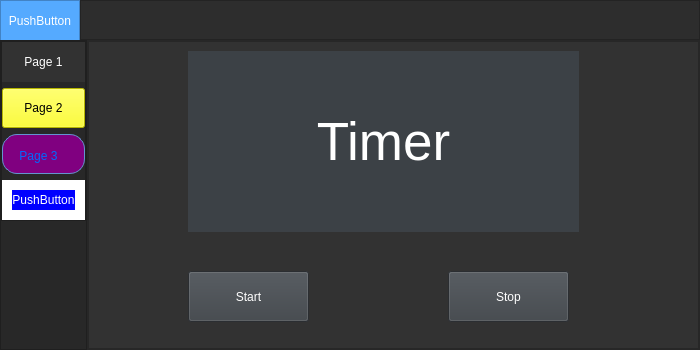
<?xml version="1.0" encoding="UTF-8"?>
<ui version="4.0">
 <class>MainWindow</class>
 <widget class="QMainWindow" name="MainWindow">
  <property name="geometry">
   <rect>
    <x>0</x>
    <y>0</y>
    <width>700</width>
    <height>350</height>
   </rect>
  </property>
  <property name="minimumSize">
   <size>
    <width>700</width>
    <height>350</height>
   </size>
  </property>
  <property name="windowTitle">
   <string>MainWindow</string>
  </property>
  <property name="styleSheet">
   <string notr="true">background-color: rgba(55, 55, 55, 235);</string>
  </property>
  <widget class="QWidget" name="centralwidget">
   <layout class="QVBoxLayout" name="verticalLayout">
    <property name="spacing">
     <number>0</number>
    </property>
    <property name="leftMargin">
     <number>0</number>
    </property>
    <property name="topMargin">
     <number>0</number>
    </property>
    <property name="rightMargin">
     <number>0</number>
    </property>
    <property name="bottomMargin">
     <number>0</number>
    </property>
    <item>
     <widget class="QFrame" name="TopBar">
      <property name="maximumSize">
       <size>
        <width>16777215</width>
        <height>40</height>
       </size>
      </property>
      <property name="sizeIncrement">
       <size>
        <width>0</width>
        <height>0</height>
       </size>
      </property>
      <property name="styleSheet">
       <string notr="true">background-color: rgb(45, 45, 45);</string>
      </property>
      <property name="frameShape">
       <enum>QFrame::NoFrame</enum>
      </property>
      <property name="frameShadow">
       <enum>QFrame::Raised</enum>
      </property>
      <layout class="QHBoxLayout" name="horizontalLayout">
       <property name="spacing">
        <number>0</number>
       </property>
       <property name="leftMargin">
        <number>0</number>
       </property>
       <property name="topMargin">
        <number>0</number>
       </property>
       <property name="rightMargin">
        <number>0</number>
       </property>
       <property name="bottomMargin">
        <number>0</number>
       </property>
       <item>
        <widget class="QFrame" name="toogle">
         <property name="maximumSize">
          <size>
           <width>80</width>
           <height>40</height>
          </size>
         </property>
         <property name="styleSheet">
          <string notr="true">background-color: rgb(85, 170, 255);</string>
         </property>
         <property name="frameShape">
          <enum>QFrame::StyledPanel</enum>
         </property>
         <property name="frameShadow">
          <enum>QFrame::Raised</enum>
         </property>
         <layout class="QVBoxLayout" name="verticalLayout_2">
          <property name="spacing">
           <number>0</number>
          </property>
          <property name="leftMargin">
           <number>0</number>
          </property>
          <property name="topMargin">
           <number>0</number>
          </property>
          <property name="rightMargin">
           <number>0</number>
          </property>
          <property name="bottomMargin">
           <number>0</number>
          </property>
          <item>
           <widget class="QPushButton" name="btn_toogle">
            <property name="minimumSize">
             <size>
              <width>70</width>
              <height>40</height>
             </size>
            </property>
            <property name="maximumSize">
             <size>
              <width>80</width>
              <height>40</height>
             </size>
            </property>
            <property name="styleSheet">
             <string notr="true">color: rgb(255, 255, 255);
border: 0px</string>
            </property>
            <property name="text">
             <string>PushButton</string>
            </property>
           </widget>
          </item>
         </layout>
        </widget>
       </item>
       <item>
        <widget class="QFrame" name="top">
         <property name="maximumSize">
          <size>
           <width>16777215</width>
           <height>40</height>
          </size>
         </property>
         <property name="frameShape">
          <enum>QFrame::StyledPanel</enum>
         </property>
         <property name="frameShadow">
          <enum>QFrame::Raised</enum>
         </property>
        </widget>
       </item>
      </layout>
     </widget>
    </item>
    <item>
     <widget class="QFrame" name="Container">
      <property name="styleSheet">
       <string notr="true">background-color: rgb(50, 50, 50);</string>
      </property>
      <property name="frameShape">
       <enum>QFrame::NoFrame</enum>
      </property>
      <property name="frameShadow">
       <enum>QFrame::Raised</enum>
      </property>
      <layout class="QHBoxLayout" name="horizontalLayout_2">
       <property name="spacing">
        <number>0</number>
       </property>
       <property name="leftMargin">
        <number>0</number>
       </property>
       <property name="topMargin">
        <number>0</number>
       </property>
       <property name="rightMargin">
        <number>0</number>
       </property>
       <property name="bottomMargin">
        <number>0</number>
       </property>
       <item>
        <widget class="QFrame" name="left_menu">
         <property name="minimumSize">
          <size>
           <width>80</width>
           <height>0</height>
          </size>
         </property>
         <property name="maximumSize">
          <size>
           <width>16777215</width>
           <height>16777215</height>
          </size>
         </property>
         <property name="styleSheet">
          <string notr="true">background-color: rgb(40, 40, 40);</string>
         </property>
         <property name="frameShape">
          <enum>QFrame::StyledPanel</enum>
         </property>
         <property name="frameShadow">
          <enum>QFrame::Raised</enum>
         </property>
         <layout class="QVBoxLayout" name="verticalLayout_3">
          <property name="spacing">
           <number>0</number>
          </property>
          <property name="leftMargin">
           <number>0</number>
          </property>
          <property name="topMargin">
           <number>0</number>
          </property>
          <property name="rightMargin">
           <number>0</number>
          </property>
          <property name="bottomMargin">
           <number>0</number>
          </property>
          <item alignment="Qt::AlignTop">
           <widget class="QFrame" name="menu_btn">
            <property name="maximumSize">
             <size>
              <width>16777215</width>
              <height>16777215</height>
             </size>
            </property>
            <property name="frameShape">
             <enum>QFrame::StyledPanel</enum>
            </property>
            <property name="frameShadow">
             <enum>QFrame::Raised</enum>
            </property>
            <layout class="QVBoxLayout" name="verticalLayout_4">
             <property name="leftMargin">
              <number>0</number>
             </property>
             <property name="topMargin">
              <number>0</number>
             </property>
             <property name="rightMargin">
              <number>0</number>
             </property>
             <property name="bottomMargin">
              <number>0</number>
             </property>
             <item>
              <widget class="QPushButton" name="btn_1">
               <property name="minimumSize">
                <size>
                 <width>0</width>
                 <height>40</height>
                </size>
               </property>
               <property name="styleSheet">
                <string notr="true">QPushButton{
	color: rgb(255, 255, 255);
	background-color: rgb(50, 50, 50);
	border: 0px solid

}

QPushButton:hover
{
 	background-color: blue;
}

QPushButton:hover:!pressed
{
 	border: 1px solid red;
	border-width: 5px
}</string>
               </property>
               <property name="text">
                <string>Page 1</string>
               </property>
              </widget>
             </item>
             <item>
              <widget class="QPushButton" name="btn_2">
               <property name="minimumSize">
                <size>
                 <width>0</width>
                 <height>40</height>
                </size>
               </property>
               <property name="styleSheet">
                <string notr="true">QPushButton{
	color: black;
}

QPushButton {
    background-color: yellow;
}
QPushButto:pressed {
    
	background-color: qlineargradient(x1: 0, y1: 0, x2: 0, y2: 1,
                                      stop: 0 #dadbde, stop: 1 #f6f7fa);    
}
QPushButton:hover {
    background-color: rgb(224, 255, 0);
	
}

</string>
               </property>
               <property name="text">
                <string>Page 2</string>
               </property>
              </widget>
             </item>
             <item>
              <widget class="QPushButton" name="btn_3">
               <property name="minimumSize">
                <size>
                 <width>0</width>
                 <height>40</height>
                </size>
               </property>
               <property name="styleSheet">
                <string notr="true">QPushButton{
	color: rgb(255, 255, 255);
	background-color: rgb(50, 50, 50);
	border: 0px solid

}
QPushButton:hover{
	background-color: rgb(85, 170, 255);
}

QPushButton:hover{
        background: qlineargradient(x1 : 0, y1 : 0, x2 : 0, y2 :   1, stop :   0.0 #ffd9aa,
                stop :   0.5 #ffbb6e, stop :   0.55 #feae42, stop :   1.0 #fedb74);
}

QPushButton {
        border: 1px solid #6593cf;
        border-radius: 15px;
        padding: 5px 15px 2px 5px;
        background: purple;
        color: #006aff;
        font: bold large &quot;Arial&quot;;
        height: 30px;
}




QPushButton:pressed {
        background: qlineargradient(x1 : 0, y1 : 0, x2 : 0, y2 :   1, stop :   0.0 #c0dbff,
        stop :   0.5 #cfd26f, stop :   0.55 #c7df6f, stop :   1.0 #f5f9ff);
        padding-top: 2px;
        padding-left: 3px;

}


QPushButton:on {
        background: qlineargradient(x1 : 0, y1 : 0, x2 : 0, y2 :   1, stop :   0.0 #5AA72D,
        stop :   0.5 #B3E296, stop :   0.55 #B3E296, stop :   1.0 #f5f9ff);
        padding-top: 2px;
        padding-left: 3px;
}

QPushButton:disabled {
        background: transparent #e5e9ee;
        padding-top: 2px;        
        padding-left: 3px;
        color: black;
}</string>
               </property>
               <property name="text">
                <string>Page 3</string>
               </property>
              </widget>
             </item>
             <item>
              <widget class="QPushButton" name="pushButton">
               <property name="minimumSize">
                <size>
                 <width>76</width>
                 <height>40</height>
                </size>
               </property>
               <property name="styleSheet">
                <string notr="true">QPushButton{
	color: rgb(255, 255, 255);
	background-color: blue;
	border: 10px solid white

}
QPushButton:hover{
	background-color: green;
}</string>
               </property>
               <property name="text">
                <string>PushButton</string>
               </property>
              </widget>
             </item>
            </layout>
           </widget>
          </item>
         </layout>
        </widget>
       </item>
       <item>
        <widget class="QFrame" name="menu_pages_2">
         <property name="styleSheet">
          <string notr="true"/>
         </property>
         <property name="frameShape">
          <enum>QFrame::StyledPanel</enum>
         </property>
         <property name="frameShadow">
          <enum>QFrame::Raised</enum>
         </property>
         <layout class="QVBoxLayout" name="verticalLayout_5">
          <property name="spacing">
           <number>0</number>
          </property>
          <property name="leftMargin">
           <number>0</number>
          </property>
          <property name="topMargin">
           <number>0</number>
          </property>
          <property name="rightMargin">
           <number>0</number>
          </property>
          <property name="bottomMargin">
           <number>0</number>
          </property>
          <item>
           <widget class="QStackedWidget" name="stackedWidget">
            <property name="currentIndex">
             <number>0</number>
            </property>
            <widget class="QWidget" name="page_1">
             <layout class="QVBoxLayout" name="verticalLayout_6">
              <property name="spacing">
               <number>0</number>
              </property>
              <property name="leftMargin">
               <number>0</number>
              </property>
              <property name="topMargin">
               <number>0</number>
              </property>
              <property name="rightMargin">
               <number>0</number>
              </property>
              <property name="bottomMargin">
               <number>0</number>
              </property>
              <item>
               <widget class="QFrame" name="frame">
                <property name="frameShape">
                 <enum>QFrame::StyledPanel</enum>
                </property>
                <property name="frameShadow">
                 <enum>QFrame::Raised</enum>
                </property>
                <widget class="QLabel" name="label">
                 <property name="geometry">
                  <rect>
                   <x>100</x>
                   <y>10</y>
                   <width>391</width>
                   <height>181</height>
                  </rect>
                 </property>
                 <property name="font">
                  <font>
                   <pointsize>40</pointsize>
                  </font>
                 </property>
                 <property name="styleSheet">
                  <string notr="true">background-color: rgb(60, 65, 70);
color: #fff</string>
                 </property>
                 <property name="text">
                  <string>Timer</string>
                 </property>
                 <property name="alignment">
                  <set>Qt::AlignCenter</set>
                 </property>
                </widget>
                <widget class="QPushButton" name="start_btn">
                 <property name="geometry">
                  <rect>
                   <x>100</x>
                   <y>230</y>
                   <width>121</width>
                   <height>51</height>
                  </rect>
                 </property>
                 <property name="styleSheet">
                  <string notr="true">QPushButton{
color: rgb(255, 255, 255);
background-color: rgb(60, 65, 70);
}
QPushButton::hover{
	
	background-color: rgb(13, 96, 168);
}</string>
                 </property>
                 <property name="text">
                  <string>Start</string>
                 </property>
                </widget>
                <widget class="QPushButton" name="stop_btn">
                 <property name="geometry">
                  <rect>
                   <x>360</x>
                   <y>230</y>
                   <width>121</width>
                   <height>51</height>
                  </rect>
                 </property>
                 <property name="styleSheet">
                  <string notr="true">QPushButton{
color: rgb(255, 255, 255);
background-color: rgb(60, 65, 70);
}
QPushButton::hover{
	
	background-color: rgb(13, 96, 168);
}</string>
                 </property>
                 <property name="text">
                  <string>Stop</string>
                 </property>
                </widget>
               </widget>
              </item>
             </layout>
            </widget>
            <widget class="QWidget" name="page_2">
             <property name="styleSheet">
              <string notr="true">color: rgb(255, 255, 255);
background-color: rgb(60, 65, 70);</string>
             </property>
             <layout class="QVBoxLayout" name="verticalLayout_7">
              <property name="spacing">
               <number>0</number>
              </property>
              <property name="leftMargin">
               <number>0</number>
              </property>
              <property name="topMargin">
               <number>0</number>
              </property>
              <property name="rightMargin">
               <number>0</number>
              </property>
              <property name="bottomMargin">
               <number>0</number>
              </property>
              <item>
               <widget class="QLabel" name="label_2">
                <property name="font">
                 <font>
                  <pointsize>40</pointsize>
                 </font>
                </property>
                <property name="styleSheet">
                 <string notr="true">color: rgb(255, 255, 255);</string>
                </property>
                <property name="text">
                 <string>Current Time</string>
                </property>
                <property name="alignment">
                 <set>Qt::AlignCenter</set>
                </property>
               </widget>
              </item>
             </layout>
            </widget>
            <widget class="QWidget" name="page_3">
             <property name="styleSheet">
              <string notr="true">color: rgb(255, 255, 255);
background-color: rgb(60, 65, 70);</string>
             </property>
             <layout class="QVBoxLayout" name="verticalLayout_8">
              <property name="spacing">
               <number>0</number>
              </property>
              <property name="leftMargin">
               <number>0</number>
              </property>
              <property name="topMargin">
               <number>0</number>
              </property>
              <property name="rightMargin">
               <number>0</number>
              </property>
              <property name="bottomMargin">
               <number>0</number>
              </property>
              <item>
               <widget class="QLabel" name="label_3">
                <property name="font">
                 <font>
                  <pointsize>40</pointsize>
                 </font>
                </property>
                <property name="text">
                 <string>About Us</string>
                </property>
                <property name="alignment">
                 <set>Qt::AlignCenter</set>
                </property>
               </widget>
              </item>
             </layout>
            </widget>
           </widget>
          </item>
         </layout>
        </widget>
       </item>
      </layout>
     </widget>
    </item>
   </layout>
  </widget>
 </widget>
 <resources/>
 <connections/>
</ui>
